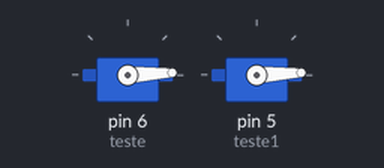
Recording of a sketch running on a simulated Arduino Uno, built with avr-gcc and run on an emulated ATmega328P. Shown: 2 × servo.

Above: at 0.05 s.
At 1.55 s:
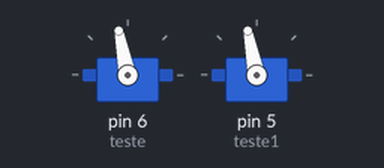
At 3.1 s:
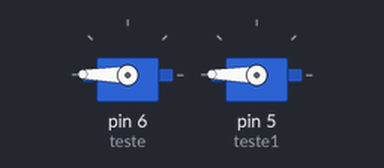
At 6.2 s:
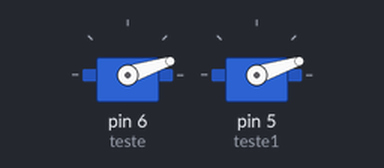
Timing chart, 0 to 9.7 s (numbered marks = the images above):
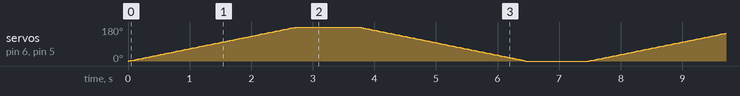

The sketch:

p12-2ServoMotor.ino
```cpp
// servo code base
#include <Servo.h>
Servo teste;
Servo teste1;
int pos;


void setup()
{
teste.attach(6);
  teste.write(0);

  teste1.attach(5);
  teste1.write(0);

}

void loop()
{
  for(pos = 0; pos<180;pos++){
    teste.write(pos);
    teste1.write(pos);
      delay(15);
}
  delay(1000);

  for( pos = 180; pos>=0;pos--){
    teste.write(pos);
    teste1.write(pos);
   delay(15);
  }
  delay(1000);

}
```
